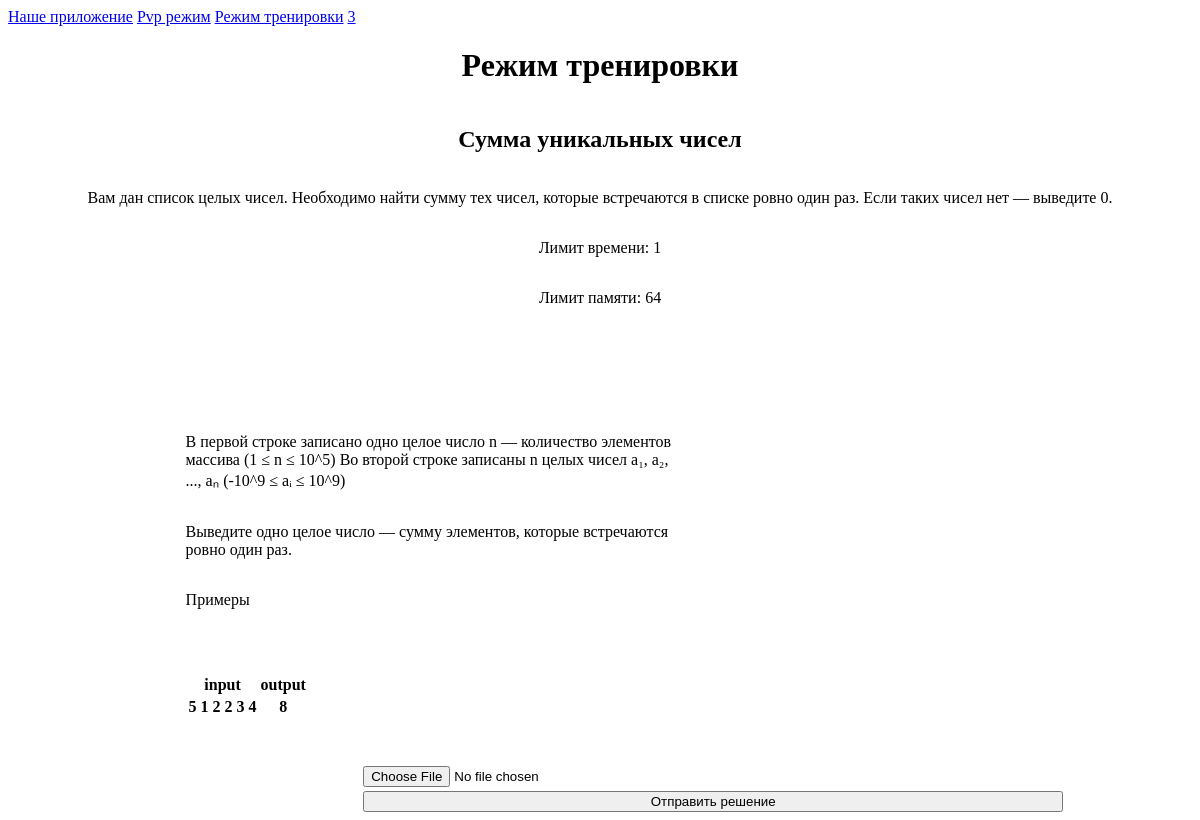
Screenshot of /training (signed in) with the database file from the repository.
### data/users.py (models this page shows, shortened)
class User(SqlAlchemyBase, UserMixin):
    __tablename__ = 'users'
    id = sqlalchemy.Column(sqlalchemy.Integer,
                           primary_key=True, autoincrement=True)
    name = sqlalchemy.Column(sqlalchemy.String, nullable=True)
    about = sqlalchemy.Column(sqlalchemy.String, nullable=True)
    email = sqlalchemy.Column(sqlalchemy.String,
                              index=True, unique=True, nullable=True)
    hashed_password = sqlalchemy.Column(sqlalchemy.String, nullable=True)
    created_date = sqlalchemy.Column(sqlalchemy.DateTime,
                                     default=datetime.datetime.now)
    submissions = orm.relationship("Submissions", back_populates="user")

### data/tasks.py (models this page shows)
class Tasks(SqlAlchemyBase):
    __tablename__ = 'tasks'
    id = sqlalchemy.Column(sqlalchemy.Integer,
                           primary_key=True, autoincrement=True)
    title = sqlalchemy.Column(sqlalchemy.String, nullable=True)
    statement = sqlalchemy.Column(sqlalchemy.String, nullable=True)
    input_format = sqlalchemy.Column(sqlalchemy.String, nullable=True)
    output_format = sqlalchemy.Column(sqlalchemy.String, nullable=True)
    memory_limit = sqlalchemy.Column(sqlalchemy.Integer, nullable=True)
    time_limit = sqlalchemy.Column(sqlalchemy.Integer, nullable=True)
    difficulty = sqlalchemy.Column(sqlalchemy.String, nullable=True)
    created_at = sqlalchemy.Column(sqlalchemy.DateTime,
                                     default=datetime.datetime.now)
    task_tests = orm.relationship("TaskTest", back_populates='tasks')
    submissions = orm.relationship("Submissions", back_populates="tasks")

### data/task_tests.py (models this page shows)
class TaskTest(SqlAlchemyBase):
    __tablename__ = 'task_tests'
    id = sqlalchemy.Column(sqlalchemy.Integer,
                           primary_key=True, autoincrement=True)
    task_id = sqlalchemy.Column(sqlalchemy.Integer,
                                sqlalchemy.ForeignKey("tasks.id"))
    input_data = sqlalchemy.Column(sqlalchemy.String, nullable=True)
    output = sqlalchemy.Column(sqlalchemy.String, nullable=True)
    tasks = orm.relationship("Tasks", back_populates='task_tests')

### main.py (the view, shortened to what this page needs)
@app.route('/training', methods=["GET", "POST"])
@login_required
def training():
    task_id = 1
    db_sess = db_session.create_session()
    task = db_sess.get(Tasks, task_id)
    task_test = db_sess.query(TaskTest).filter(TaskTest.task_id == task.id).all()
    return render_template('training.html', task=task, test=task_test[0])

### data/db_session.py (called while the page is built)
def create_session() -> Session:
    global __factory
    return __factory()

### main.py (called while the page is built)
@login_manager.user_loader
def load_user(user_id):
    db_sess = db_session.create_session()
    return db_sess.get(User, user_id)

### templates/training.html (shortened to what this page needs)
<!doctype html>
<html lang="en">
  <head>
    <link href="train.css" rel="stylesheet" />
  </head>
  <body>
	  <header>
			<nav class="navbar navbar-light bg-light">
				<a class="navbar-brand" href="/">Наше приложение</a>
				{% if current_user.is_authenticated %}
                <a class="navbar-brand" href="/pvp">Pvp режим</a>
                <a class="navbar-brand" href="/training">Режим тренировки</a>
				<a class="navbar-brand" href="/logout">{{ current_user.name }}</a>
				{% else %}
				<p>
					<a class="btn btn-primary" href="/register">Зарегистрироваться</a>
					<a class="btn btn-success" href="/login">Войти</a>
				</p>
				{% endif %}
			</nav>
		</header>
    <h1>Режим тренировки</h1>
    <div class="condition">
      <h2>{{ task.title }}</h2>
      <p>{{ task.statement }}</p>
      <p>Лимит времени: {{ task.time_limit }}</p>
      <p>Лимит памяти: {{ task.memory_limit }}</p>
    </div>
    <div class="Input">
      <p>{{ task.input_format }}</p>
      <p>{{ task.output_format }}</p>
      <p>Примеры</p>
    </div>
    <div class="Table">
      <table>
        <tr>
          <th> input </th>
          <th> output </th>
        </tr>
        <tr>
          <th> {{ test.input_data }} </th>
          <th> {{ test.output }} </th>
        </tr>
      </table>
    </div>
      <div class="task">
			<form class="send" method="post" enctype="multipart/form-data">
                <input type="file" name="file" required />
                <button type="submit">Отправить решение</button>
            </form>
  </body>
</html>

### templates/train.css (style rules this page uses)
.send { display: flex; flex-direction: column; justify-content: space-between; text-align: center; width: 700px; margin-left: 30%; margin-top: 4%; }
h1 { text-align: center; }
input { height: 25px; }
.condition { display: flex; flex-direction: column; justify-content: space-between; text-align: center; }
.Input { display: flex; flex-direction: column; justify-content: space-between; width: 500px; margin-left: 15%; margin-top: 8%; }
.Table { margin-left: 15%; margin-top: 4%; }

### rows the page displays
User: name "3"
Tasks: title "Сумма уникальных чисел", statement "Вам дан список целых чисел. Необходимо найти сумму тех чисел, которые встречаются в списке ровно один раз. Если таких чисел нет — выведите 0.", time_limit "1", memory_limit "64", input_format "В первой строке записано одно целое число n — количество элементов массива (1 ≤ n ≤ 10^5) Во второй строке записаны n целых чисел a₁, a₂, ..., aₙ (-10^9 ≤ aᵢ ≤ 10^9)", output_format "Выведите одно целое число — сумму элементов, которые встречаются ровно один раз."
TaskTest: input_data "5 1 2 2 3 4", output "8"
